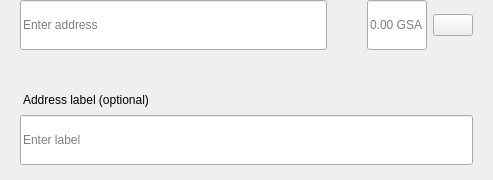
<?xml version="1.0" encoding="UTF-8"?>
<ui version="4.0">
 <class>SendMultiRow</class>
 <widget class="QWidget" name="SendMultiRow">
  <property name="geometry">
   <rect>
    <x>0</x>
    <y>0</y>
    <width>493</width>
    <height>180</height>
   </rect>
  </property>
  <property name="minimumSize">
   <size>
    <width>0</width>
    <height>0</height>
   </size>
  </property>
  <property name="maximumSize">
   <size>
    <width>16777215</width>
    <height>16777215</height>
   </size>
  </property>
  <property name="windowTitle">
   <string>Form</string>
  </property>
  <layout class="QVBoxLayout" name="verticalLayout_3">
   <property name="spacing">
    <number>0</number>
   </property>
   <property name="leftMargin">
    <number>0</number>
   </property>
   <property name="topMargin">
    <number>0</number>
   </property>
   <property name="rightMargin">
    <number>20</number>
   </property>
   <property name="bottomMargin">
    <number>5</number>
   </property>
   <item alignment="Qt::AlignTop">
    <widget class="QWidget" name="widget" native="true">
     <property name="sizePolicy">
      <sizepolicy hsizetype="Expanding" vsizetype="Maximum">
       <horstretch>0</horstretch>
       <verstretch>0</verstretch>
      </sizepolicy>
     </property>
     <property name="minimumSize">
      <size>
       <width>0</width>
       <height>60</height>
      </size>
     </property>
     <property name="maximumSize">
      <size>
       <width>16777215</width>
       <height>85</height>
      </size>
     </property>
     <layout class="QHBoxLayout" name="horizontalLayout" stretch="6,0,2">
      <property name="spacing">
       <number>0</number>
      </property>
      <property name="leftMargin">
       <number>8</number>
      </property>
      <property name="topMargin">
       <number>0</number>
      </property>
      <property name="rightMargin">
       <number>0</number>
      </property>
      <property name="bottomMargin">
       <number>0</number>
      </property>
      <item alignment="Qt::AlignTop">
       <widget class="QStackedWidget" name="stackedAddress">
        <property name="minimumSize">
         <size>
          <width>0</width>
          <height>50</height>
         </size>
        </property>
        <property name="maximumSize">
         <size>
          <width>16777215</width>
          <height>50</height>
         </size>
        </property>
        <widget class="QWidget" name="page_4">
         <property name="sizePolicy">
          <sizepolicy hsizetype="Expanding" vsizetype="Preferred">
           <horstretch>0</horstretch>
           <verstretch>0</verstretch>
          </sizepolicy>
         </property>
         <property name="minimumSize">
          <size>
           <width>0</width>
           <height>50</height>
          </size>
         </property>
         <property name="maximumSize">
          <size>
           <width>16777215</width>
           <height>55</height>
          </size>
         </property>
         <layout class="QVBoxLayout" name="verticalLayout_7">
          <property name="spacing">
           <number>0</number>
          </property>
          <property name="leftMargin">
           <number>12</number>
          </property>
          <property name="topMargin">
           <number>0</number>
          </property>
          <property name="rightMargin">
           <number>0</number>
          </property>
          <property name="bottomMargin">
           <number>0</number>
          </property>
          <item>
           <widget class="QLineEdit" name="lineEditAddress">
            <property name="minimumSize">
             <size>
              <width>0</width>
              <height>50</height>
             </size>
            </property>
            <property name="maximumSize">
             <size>
              <width>16777215</width>
              <height>50</height>
             </size>
            </property>
            <property name="placeholderText">
             <string>Enter address</string>
            </property>
           </widget>
          </item>
         </layout>
        </widget>
        <widget class="QWidget" name="page_3"/>
       </widget>
      </item>
      <item>
       <spacer name="horizontalSpacer_3">
        <property name="orientation">
         <enum>Qt::Horizontal</enum>
        </property>
        <property name="sizeType">
         <enum>QSizePolicy::Fixed</enum>
        </property>
        <property name="sizeHint" stdset="0">
         <size>
          <width>40</width>
          <height>20</height>
         </size>
        </property>
       </spacer>
      </item>
      <item>
       <layout class="QHBoxLayout" name="horizontalLayout_2">
        <property name="spacing">
         <number>6</number>
        </property>
        <item alignment="Qt::AlignTop">
         <widget class="QLineEdit" name="lineEditAmount">
          <property name="sizePolicy">
           <sizepolicy hsizetype="Expanding" vsizetype="Preferred">
            <horstretch>0</horstretch>
            <verstretch>0</verstretch>
           </sizepolicy>
          </property>
          <property name="minimumSize">
           <size>
            <width>0</width>
            <height>50</height>
           </size>
          </property>
          <property name="maximumSize">
           <size>
            <width>16777215</width>
            <height>50</height>
           </size>
          </property>
          <property name="maxLength">
           <number>17</number>
          </property>
          <property name="alignment">
           <set>Qt::AlignLeading|Qt::AlignLeft|Qt::AlignVCenter</set>
          </property>
          <property name="placeholderText">
           <string notr="true">0.00 GSA</string>
          </property>
         </widget>
        </item>
        <item>
         <layout class="QVBoxLayout" name="verticalLayout">
          <property name="topMargin">
           <number>14</number>
          </property>
          <property name="bottomMargin">
           <number>0</number>
          </property>
          <item alignment="Qt::AlignTop">
           <widget class="QPushButton" name="btnMenu">
            <property name="minimumSize">
             <size>
              <width>0</width>
              <height>0</height>
             </size>
            </property>
            <property name="maximumSize">
             <size>
              <width>16777215</width>
              <height>16777215</height>
             </size>
            </property>
            <property name="focusPolicy">
             <enum>Qt::NoFocus</enum>
            </property>
            <property name="text">
             <string/>
            </property>
           </widget>
          </item>
         </layout>
        </item>
       </layout>
      </item>
     </layout>
    </widget>
   </item>
   <item>
    <widget class="QWidget" name="layoutLabel" native="true">
     <property name="minimumSize">
      <size>
       <width>0</width>
       <height>0</height>
      </size>
     </property>
     <property name="maximumSize">
      <size>
       <width>16777215</width>
       <height>16777215</height>
      </size>
     </property>
     <layout class="QVBoxLayout" name="verticalLayout_9">
      <property name="spacing">
       <number>6</number>
      </property>
      <property name="leftMargin">
       <number>20</number>
      </property>
      <property name="topMargin">
       <number>0</number>
      </property>
      <property name="rightMargin">
       <number>0</number>
      </property>
      <property name="bottomMargin">
       <number>10</number>
      </property>
      <item>
       <spacer name="verticalSpacer">
        <property name="orientation">
         <enum>Qt::Vertical</enum>
        </property>
        <property name="sizeType">
         <enum>QSizePolicy::Fixed</enum>
        </property>
        <property name="sizeHint" stdset="0">
         <size>
          <width>20</width>
          <height>20</height>
         </size>
        </property>
       </spacer>
      </item>
      <item>
       <widget class="QLabel" name="labelSubtitleDescription">
        <property name="styleSheet">
         <string notr="true">margin-bottom:2px;
margin-left:0.05px;
padding:0px;</string>
        </property>
        <property name="text">
         <string>Address label (optional)</string>
        </property>
       </widget>
      </item>
      <item>
       <widget class="QLineEdit" name="lineEditDescription">
        <property name="minimumSize">
         <size>
          <width>0</width>
          <height>50</height>
         </size>
        </property>
        <property name="maximumSize">
         <size>
          <width>16777215</width>
          <height>50</height>
         </size>
        </property>
        <property name="placeholderText">
         <string>Enter label</string>
        </property>
       </widget>
      </item>
     </layout>
    </widget>
   </item>
  </layout>
 </widget>
 <resources/>
 <connections/>
</ui>
